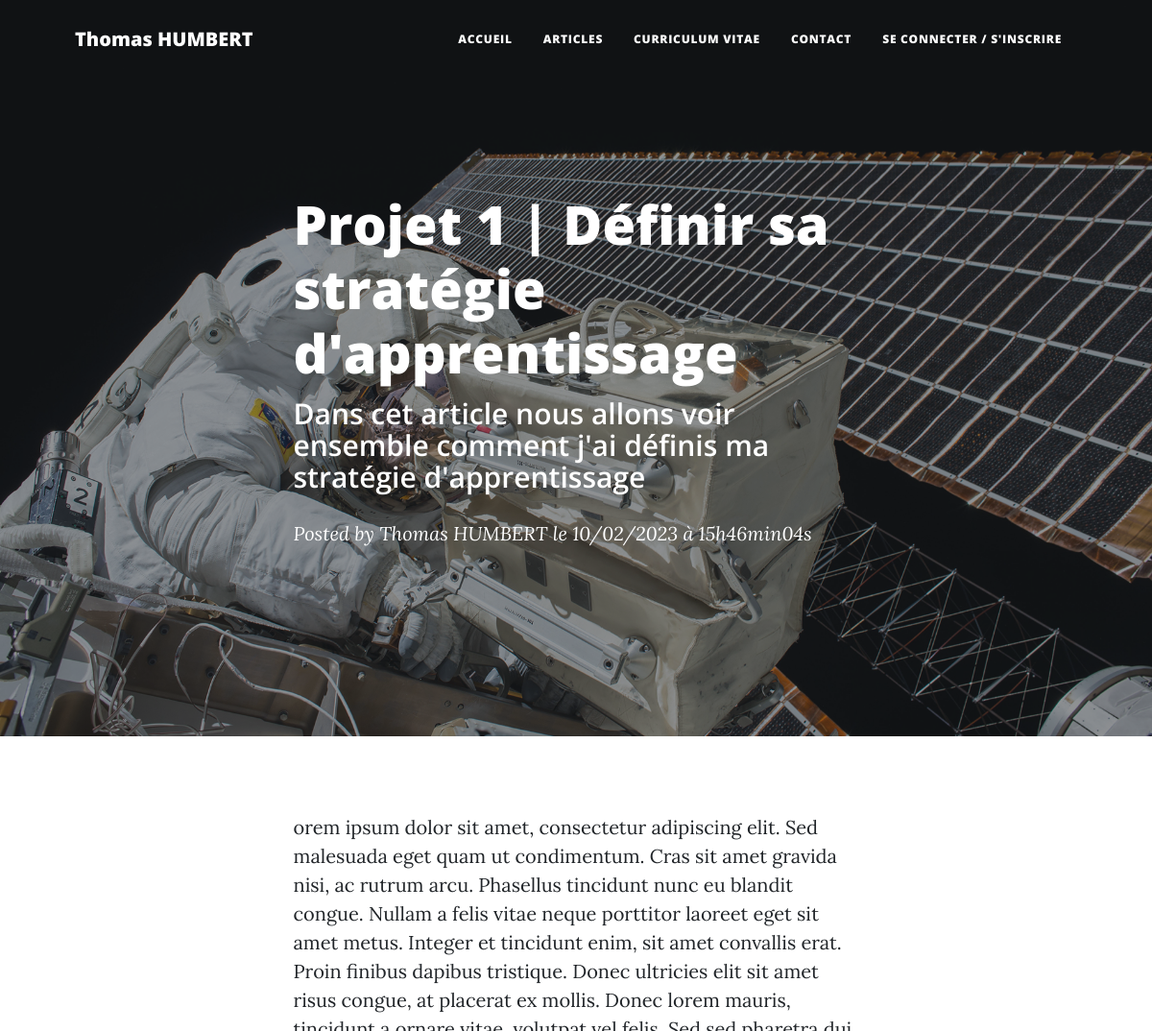
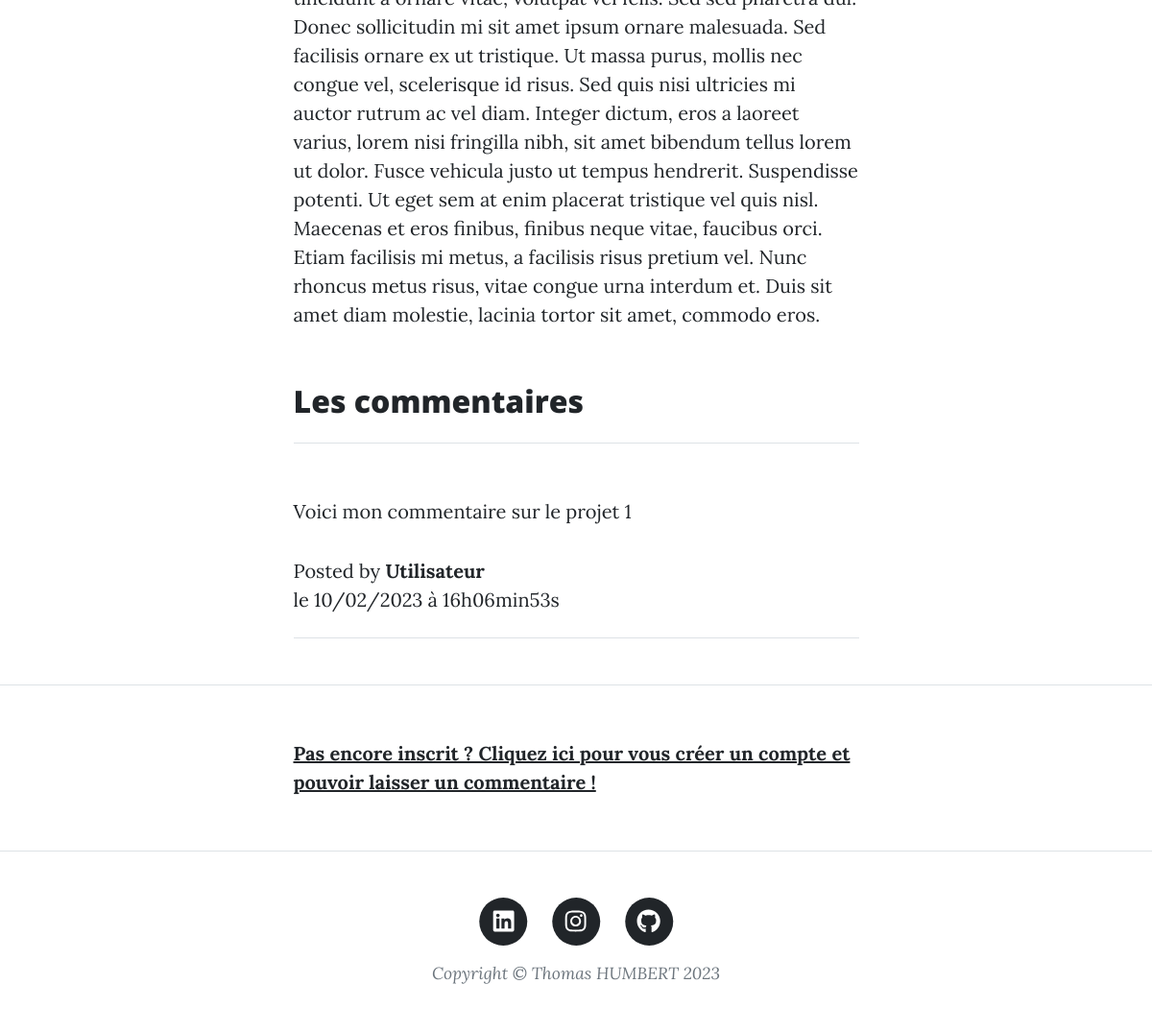
Page /index.php?action=post&id=28 on the committed database (2 pictures, top to bottom).
### tables this page shows
CREATE TABLE `article` (
  `id` int(11) NOT NULL,
  `title` varchar(256) NOT NULL,
  `hat` text NOT NULL,
  `content` text NOT NULL,
  `creation_date` datetime NOT NULL
);

CREATE TABLE `comments` (
  `id` int(11) NOT NULL,
  `article_id` int(11) NOT NULL,
  `author` varchar(256) NOT NULL,
  `author_id` int(11) NOT NULL,
  `comment` text NOT NULL,
  `validity` tinyint(1) DEFAULT '0',
  `comment_date` datetime NOT NULL
);

### models/controllers/articles.php (called while the page is built, shortened)
<?php
require_once 'lib/database.php';
require_once 'models/article.php';
require_once 'models/comment.php';
function post(string $identifier)
{
    $connection = new DatabaseConnection();
    $postRepository = new PostRepository();
    $postRepository->connection = $connection;
    $post = $postRepository->getPost($identifier);
    $commentRepository = new CommentRepository();
    $commentRepository->connection = $connection;
    $comments = $commentRepository->getComments($identifier);
    require 'vues/articles-vues.php';
}

### models/article.php (called while the page is built, shortened)
<?php
require_once 'lib/database.php';
class PostRepository
{
	public \DatabaseConnection $connection;
    public function getPost(string $identifier): Article {
    	$statement = $this->connection->getConnection()->prepare(
            "SELECT id, title, content, hat, DATE_FORMAT(creation_date, '%d/%m/%Y à %Hh%imin%ss') AS creation_date FROM article WHERE id = ?"
        );
        $statement->execute([$identifier]);
        $row = $statement->fetch();
        $post = new Article();
        $post->title = $row['title'];
        $post->hat = $row['hat'];
        $post->CreationDate = $row['creation_date'];
        $post->content = $row['content'];
        $post->identifier = $row['id'];
        return $post;
    }
}

### lib/database.php (called while the page is built)
<?php
class DatabaseConnection
{
	public ?PDO $database = null;
	public function getConnection(): PDO
	{
		if ($this->database === null) {
			$this->database = new PDO( 'mysql:host=localhost;dbname=projet5_blog;charset=utf8', 'root', 'root' );
		}
		return $this->database;
	}
}

### models/comment.php (called while the page is built, shortened)
<?php
require_once 'lib/database.php';
class CommentRepository
{
	public function getComments(string $post): array
	{
		$statement = $this->connection->getConnection()->prepare(
			"SELECT id, author, comment, article_id, author_id, DATE_FORMAT(comment_date, '%d/%m/%Y à %Hh%imin%ss') AS creation_date FROM comments WHERE article_id = ? AND validity = 1 ORDER BY comment_date DESC"
		);
		$statement->execute([$post]);
		$comments = [];
		while (($row = $statement->fetch())) {
			$comment = new Comment();
			$comment->identifier = $row['id'];
			$comment->author = $row['author'];
			$comment->author_id = $row['author_id'];
			$comment->CreationDate = $row['creation_date'];
			$comment->comment = $row['comment'];
			$comment->post = $row['article_id'];
			$comments[] = $comment;
		}
		return $comments;
	}
}

### vues/articles-vues.php (the view, shortened to what this page needs)
<?php
require_once 'vues/head.php';
require_once 'vues/navbar.php';
?>
<header class="masthead" style="background-image: url('assets/img/post-bg.jpg')">
    <div class="container position-relative px-4 px-lg-5">
        <div class="row gx-4 gx-lg-5 justify-content-center">
            <div class="col-md-10 col-lg-8 col-xl-7">
                <div class="post-heading">
                    <h1><?=htmlentities($post->title)?></h1>
                    <h2 class="subheading"><?=htmlentities($post->hat)?></h2></h2>
                    <span class="meta">
                        Posted by
                        <a href="#">Thomas HUMBERT</a>
                        le <?=$post->CreationDate?>
                    </span>
                </div>
            </div>
        </div>
    </div>
</header>
<article class="mb-4">
    <div class="container px-4 px-lg-5">
        <div class="row gx-4 gx-lg-5 justify-content-center">
            <div class="col-md-10 col-lg-8 col-xl-7">
                <p><?=htmlentities($post->content)?></p>
            </div>
        </div>
    </div>
</article>
<div class="container px-4 px-lg-5">
    <div class="row gx-4 gx-lg-5 justify-content-center">
        <div class="col-md-10 col-lg-8 col-xl-7">
            <h2 class="post-title" id="show_comments">Les commentaires</h2>
            <hr class="my-4" />
        </div>
    </div>
</div>
<?php
foreach ($comments as $comment) {
    ?>
<article class="mb-4">
    <div class="container px-4 px-lg-5">
        <div class="row gx-4 gx-lg-5 justify-content-center">
            <div class="col-md-10 col-lg-8 col-xl-7">
                <p><?=htmlentities($comment->comment)?></p>
                <span class="meta">
                    Posted by <a href="#"><strong><?=htmlentities($comment->author)?></strong></a></br>
                    le <?=$comment->CreationDate?></br>
                </span>
                <hr class="my-4" />
            </div>
        </div>
    </div>
</article>
<?php
}
?>
<hr class="my-4" />
<?php if (isset($_SESSION['pseudo'])) {?>
<article class="mb-4">
    <div class="container px-4 px-lg-5">
        <div class="row gx-4 gx-lg-5 justify-content-center">
            <div class="col-md-10 col-lg-8 col-xl-7">
                <h2 class="post-title">Je laisse un commentaire</h2>
                <div class="my-5">
                    <form id="contactForm" action="index.php?action=addComment&id=<?=$post->identifier?>" method="post" onsubmit="return confirmSubmit()">
                        <div class="form-floating">
                            <input class="form-control" id="author" name="author" type="text" value='<?=$_SESSION['pseudo'];?>' />
                            <label for="author">Nom</label>
                        </div>
                        <div class="form-floating">
                            <textarea class="form-control" id="comment" name="comment" placeholder="Enter your message here..." style="height: 12rem" ></textarea>
                            <label for="comment">Message</label>
                        </div>
                        <br />
                        <div ><input type="submit" value="Soumettre mon commentaire" class="btn btn-primary text-uppercase" id="submitButton" /></div>
                    </form>
                </div>
            </div>
        </div>
    </div>
</article>
<?php } else {?>
<article class="mb-4">
    <div class="container px-4 px-lg-5">
        <div class="row gx-4 gx-lg-5 justify-content-center">
            <div class="col-md-10 col-lg-8 col-xl-7">
                <p><strong><a href="index.php?action=signin">Pas encore inscrit ? Cliquez ici pour vous créer un compte et pouvoir laisser un commentaire !</strong></p>
            </div>
        </div>
    </div>
</article>
<?php }?>
<?php
require_once 'vues/footer.php';
?>

### rows in the picture
article: title "Projet 1 | Définir sa stratégie d'apprentissage", hat "Dans cet article nous allons voir ensemble comment j'ai définis ma stratégie d'apprentissage", content "orem ipsum dolor sit amet, consectetur adipiscing elit. Sed malesuada eget quam ut condimentum. Cras sit amet gravida nisi, ac rutrum arcu. Phasellus tincidunt nunc eu blandit congue. Nullam a felis vitae neque porttitor laoreet eget sit amet metus. Integer et tincidunt enim, sit amet convallis erat. Proin finibus dapibus tristique. Donec ultricies elit sit amet risus congue, at placerat ex mollis. Donec lorem mauris, tincidunt a ornare vitae, volutpat vel felis. Sed sed pharetra dui. Donec sollicitudin mi sit amet ipsum ornare malesuada. Sed facilisis ornare ex ut tristique. Ut massa purus, mollis nec congue vel, scelerisque id risus. Sed quis nisi ultricies mi auctor rutrum ac vel diam.…"
comments: comment "Voici mon commentaire sur le projet 1", author "Utilisateur", CreationDate "10/02/2023 à 16h06min53s"

### other values in the picture
$post->CreationDate "10/02/2023 à 15h46min04s"
